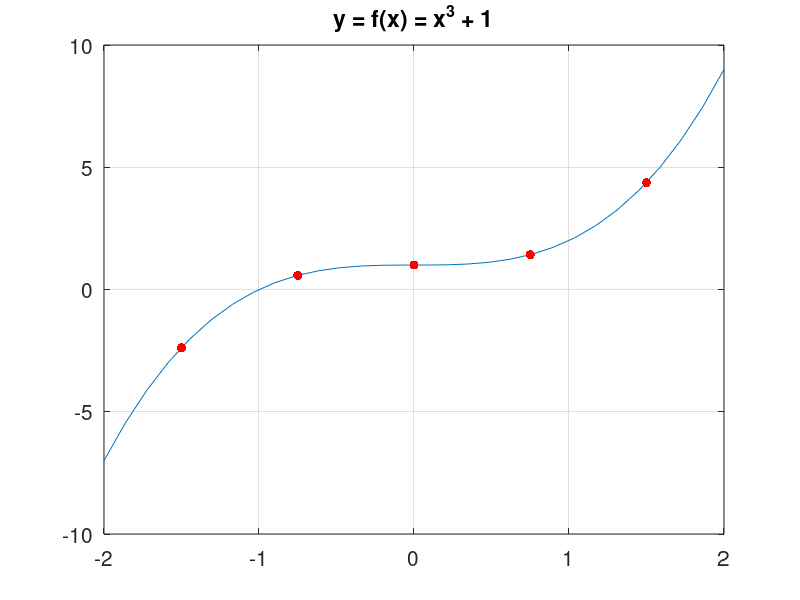
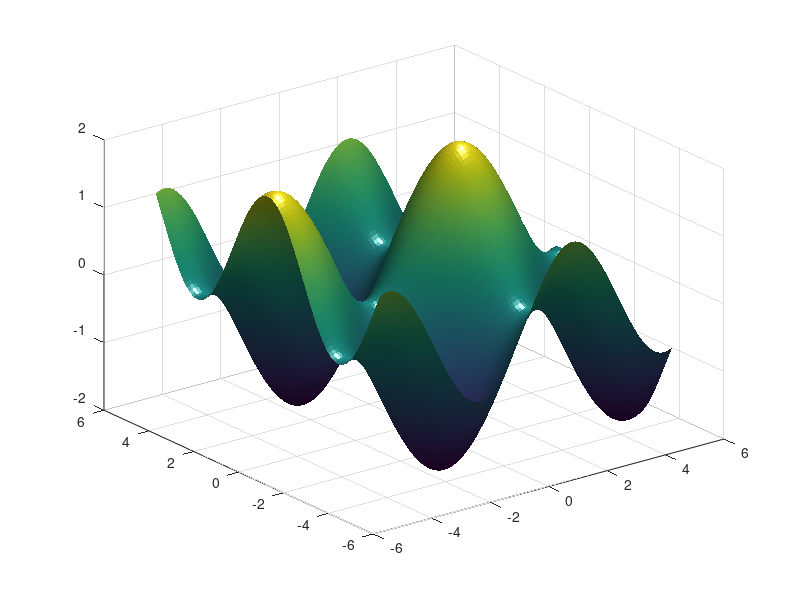

MATLAB code for these plots, in order: (Note: this script raises an error after producing the figures.)
close all
clear all
clc

x = linspace(-2, 2, 30);
pointsx = linspace(-1.5, 1.5, 5);
y = x.^3 + 1;
pointsy = pointsx.^3 + 1;

figure;
plot(x,y); hold on;
axis on;
grid on;
plot(pointsx, pointsy,'r.','MarkerSize',20); hold on;
title('y = f(x) = x^3 + 1');
set(gca,'FontSize',15);

[X,Y] = meshgrid(-5:0.1:5,-5:0.1:5);
Z = sin(X) + cos(Y);
figure;
surf(X,Y,Z,'EdgeColor','none');
shading interp;
camlight; lighting phong;
axis equal;
title('z = f(x,y) = sin(x) + cos(y)');
set(gca,'FontSize',15);

figure;
% f0 = @(x,y,z) 1./x.^2 - 1./y.^2 + 1./z.^2;
f1 = @(x,y,z) (x.^2 + y.^2 + z.^2 + 1 - 0.5.^2).^2 - 4*(x.^2 + y.^2);
f2 = @(x,y,z) (x.^2 + y.^2 + z.^2 + 1 - 0.5.^2).^2 - 4*(x.^2 + z.^2);
f3 = @(x,y,z) (x.^2 + y.^2 + z.^2 + 1 - 0.5.^2).^2 - 4*(y.^2 + z.^2);



fimplicit3(f1,'EdgeColor','none'); hold on;
shading interp;
camlight; lighting phong;
axis equal;

hold off;
fimplicit3(f2,'EdgeColor','none'); hold on;
shading interp;
camlight; lighting phong;
axis equal;

hold off;
fimplicit3(f3,'EdgeColor','none'); hold on;
shading interp;
camlight; lighting phong;
axis equal;

title('0 = f(x,y,z) = (x^2 + y^2 + z^2 + 1 - 0.2^2)^2 - 4*(x^2 + y^2)');
set(gca,'FontSize',15);